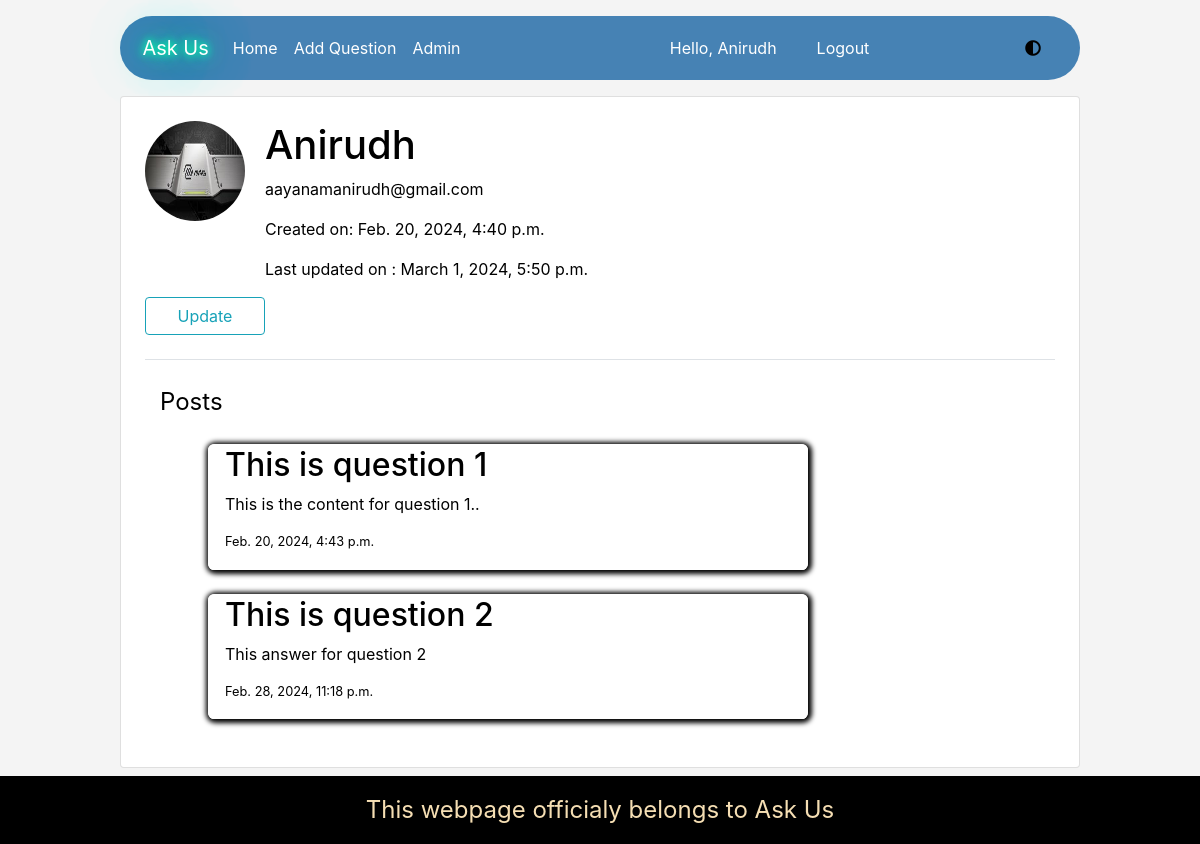
The page /profile/Anirudh (signed in) on the database its author committed.
### users/models.py (models this page shows, shortened)
class Profile(models.Model):
    user = models.OneToOneField(User, on_delete=models.CASCADE)
    avatar = models.ImageField(default='images/no_picture.jpg', upload_to = 'profile_pics')
    created = models.DateTimeField(auto_now_add=True)
    updated = models.DateTimeField(auto_now=True)

### log/models.py (models this page shows, shortened)
class Log(models.Model):
    title = models.CharField(blank=False, max_length=500)
    content = models.TextField(blank=False)
    created = models.DateTimeField(auto_now_add=True)
    updated = models.DateTimeField(auto_now=True)
    slug = models.SlugField(max_length=50, null=False, unique=True)
    author = models.ForeignKey(User, on_delete=models.CASCADE,null=True, blank=True)
    image = models.ImageField(
        upload_to='images', blank=True)
    class Meta:
        verbose_name = ("Log")
        verbose_name_plural = ("Logs")

### users/templates/users/profile.html (shortened to what this page needs)
{% extends 'log/base.html' %}
{% block content %}
{%load crispy_forms_tags %}
<div id='profile' class="content-section card  p-4">
  <div class="media">
  <img class="rounded-circle account-img" src="{{ profile.profile.avatar.url }}">
    <div class="media-body">
      <h2 class="account-heading">{{profile.username}} </h2>
      <p >{{profile.email}}</p>
      <p>Created on: {{ profile.profile.created }}</p>
      {% if profile.username == user.username %}
      <p>Last updated on : {{ profile.profile.updated }}</p>
    {% endif %}
    </div>
  </div>
<a class='btn btn-outline-info btn-small' style='width:120px;' href="{% url 'profile-update' profile.username %}">Update</a>
<div class="container border-top mt-4 pt-4">
  <legend>Posts</legend>
{% for i in all_post_by_user %}
  <div id="you-want-lazyload" data-lazyload="&lt;p&gt;Anything you want to lazyload&lt;/p&gt;" class='m-4'>
    <div class="container main m-4" style="width: 50vw;">
        <a class='link' href="{% url 'log-detail' i.slug   %}"><h2 >{{ i.title }}</h2></a>
        <p>{{ i.content }}</p>
        <p class='small'>{{ i.created }}</p>
    </div>
  </div>
  {% endfor %}
</div>
</div>
{% endblock content %}

### log/templates/log/base.html (shortened to what this page needs)
<!DOCTYPE html>
{% load static %}
<html lang="en">
<head>
    <link rel="stylesheet" href="https://cdnjs.cloudflare.com/ajax/libs/font-awesome/5.15.3/css/all.min.css" />
    <link rel="stylesheet" href="https://stackpath.bootstrapcdn.com/bootstrap/4.4.1/css/bootstrap.min.css">
    <link rel="stylesheet" href="{% static 'css/style.css' %}">
</head>
<body >
<div class='scrollable' id='darkmode'>
<nav class="nav navbar navbar-expand-lg navbar-dark ">
  <a class="navbar-brand neonText logo" href="{% url 'home' %}">Ask Us</a>
  <div class="collapse navbar-collapse" id="navbarSupportedContent">
    <ul class="navbar-nav mr-auto">
      <li class="nav-item active">
        <a class="nav-link" href="{% url 'home' %}">Home <span class="sr-only">(current)</span></a>
      </li>
      <li class="nav-item active">
        <a class="nav-link" href="{% url 'log-create' %}">Add Question</a>
      </li>
      <li class="nav-item active">
        <a class="nav-link" href="{% url 'admin:index' %}">Admin</a>
      </li>
    </ul>
{% if user.is_authenticated %}
    <div class='profile navbar-nav'>
    <a class='nav-item nav-link active mr-4' href="{% url 'profile' username=user.username  %}">Hello, {{user.username}}</a>
    <a class='nav-item nav-link active mr-4' href="{% url 'logout' %}">Logout</a>
    </div>
{% else %}
    <div class='navbar-nav'>
    <a class='nav-item nav-link active mr-4' href="{% url 'login' %}">Login</a>
    <a class='nav-item nav-link active mr-4' href="{% url 'register' %}">Register</a>
    </div>
{% endif %}
    <button onClick='toggleMode()' id='darkmode-button'><i class="fas fa-adjust"></i></button>
  </div>
</nav>
<div class='hero'>
{% block content %}
{% endblock content %}
</div>
</div>
<footer>This webpage officialy belongs to Ask Us</footer>
</body>
</html>

### log/static/css/style.css (style rules this page uses)
* { box-sizing: border-box; margin: 0; padding: 0; }
body { background: #f4f4f4; color: black; z-index: 1; height: 100%; }
.main { border: 2px solid white; border-radius: 0.4rem; box-shadow:1px 1px 5px 3px black; z-index: 2; }
.nav { position: sticky; top: 0; background-color: steelblue; border-radius: 2rem; width: 80vw; margin: auto; margin-top: 1rem; padding: 0.75rem; padding-left: 1.4rem; }
.main a { color: black; text-decoration: none; z-index: 3; }
.neonText { color: #0fa; text-shadow: 0 0 7px #0fa, 0 0 10px #0fa, 0 0 21px #0fa, 0 0 42px #0fa, 0 0 82px #0fa, 0 0 92px #0fa, 0 0 102px #0fa, 0 0 151px #0fa; }
footer { background: #000; color: wheat; padding: 1rem; font-size: 1.5rem; text-align: center; width: 100%; }
.scrollable { min-height: calc(100vh - 70px); overflow: auto; }
.content-section { width: 80vw !important; margin: 2vh 0 1vh 10vw; }
.account-img { height: 100px; width: 100px; margin-right: 20px; margin-bottom: 16px; }
.account-heading { font-size: 2.5rem; }
.profile { display: flex; flex-direction: column; margin-left: auto; }
#darkmode-button { width: 70px; background: none; margin-left: auto; height: 30px; border: none; outline: none; }
#darkmode-button i { size: 30px; }

### rows shown on the page
Log: title "This is question 1", content "This is the content for question 1..", created "Feb. 20, 2024, 4:43 p.m."
Log: title "This is question 2", content "This answer for question 2", created "Feb. 28, 2024, 11:18 p.m."

### other values the page prints
{{ user.username }} "Anirudh"
{{ profile.username }} "Anirudh"
{{ profile.email }} "aayanamanirudh@gmail.com"
{{ profile.profile.created }} "Feb. 20, 2024, 4:40 p.m."
{{ profile.profile.updated }} "March 1, 2024, 5:50 p.m."
